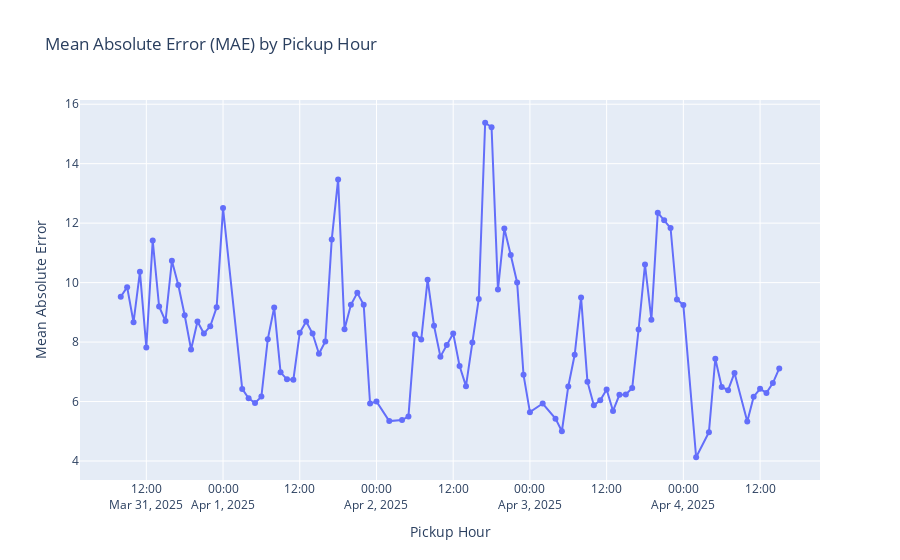

The code cell stored with this chart in its notebook:
### Code cell
import plotly.express as px

fig = px.line(
    mae_by_hour,
    x='pickup_hour',
    y='MAE',
    title='Mean Absolute Error (MAE) by Pickup Hour',
    labels={'pickup_hour': 'Pickup Hour', 'MAE': 'Mean Absolute Error'},
    markers=True
)

fig.show()
